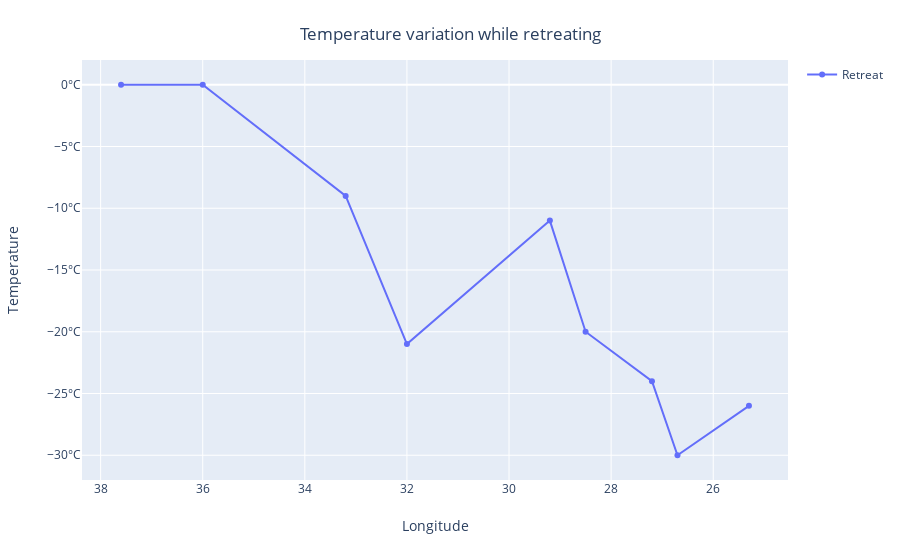

Here is the notebook cell this chart was saved with:
### Code cell
df_temp = pd.read_csv('minard-temp.csv')
df_temp.head()

fig = (px.line(df_temp, x="long", y="temp",).update_traces(mode='lines+markers',name="Retreat",showlegend=True))

fig.update_layout(
      title={
        'text': "Temperature variation while retreating",
        'y':0.95,
        'x':0.5,
        'xanchor': 'center',
        'yanchor': 'top'},
    xaxis = dict(
        autorange='reversed',
#         tickangle = 90,
        title_text = "Longitude",
#         title_font = {"size": 20},
        title_standoff = 25),
    yaxis = dict(
        title_text = "Temperature",
        title_standoff = 25,
        ticksuffix="°C"))


fig.show()

### Figure 1 — Plotly figure (JSON) as saved in the notebook; plotly's stock layout.template omitted (floating-point values rounded to 4 significant figures)
{"data": [{"hoverlabel": {"namelength": 0}, "hovertemplate": "long=%{x}<br>temp=%{y}", "legendgroup": "", "line": {"color": "#636efa", "dash": "solid"}, "mode": "lines+markers", "name": "Retreat", "showlegend": true, "type": "scatter", "x": [37.6, 36, 33.2, 32, 29.2, 28.5, 27.2, 26.7, 25.3], "xaxis": "x", "y": [0, 0, -9, -21, -11, -20, -24, -30, -26], "yaxis": "y"}], "layout": {"legend": {"tracegroupgap": 0}, "margin": {"t": 60}, "title": {"text": "Temperature variation while retreating", "x": 0.5, "xanchor": "center", "y": 0.95, "yanchor": "top"}, "xaxis": {"anchor": "y", "autorange": "reversed", "domain": [0, 1], "title": {"standoff": 25, "text": "Longitude"}}, "yaxis": {"anchor": "x", "domain": [0, 1], "ticksuffix": "°C", "title": {"standoff": 25, "text": "Temperature"}}}}
